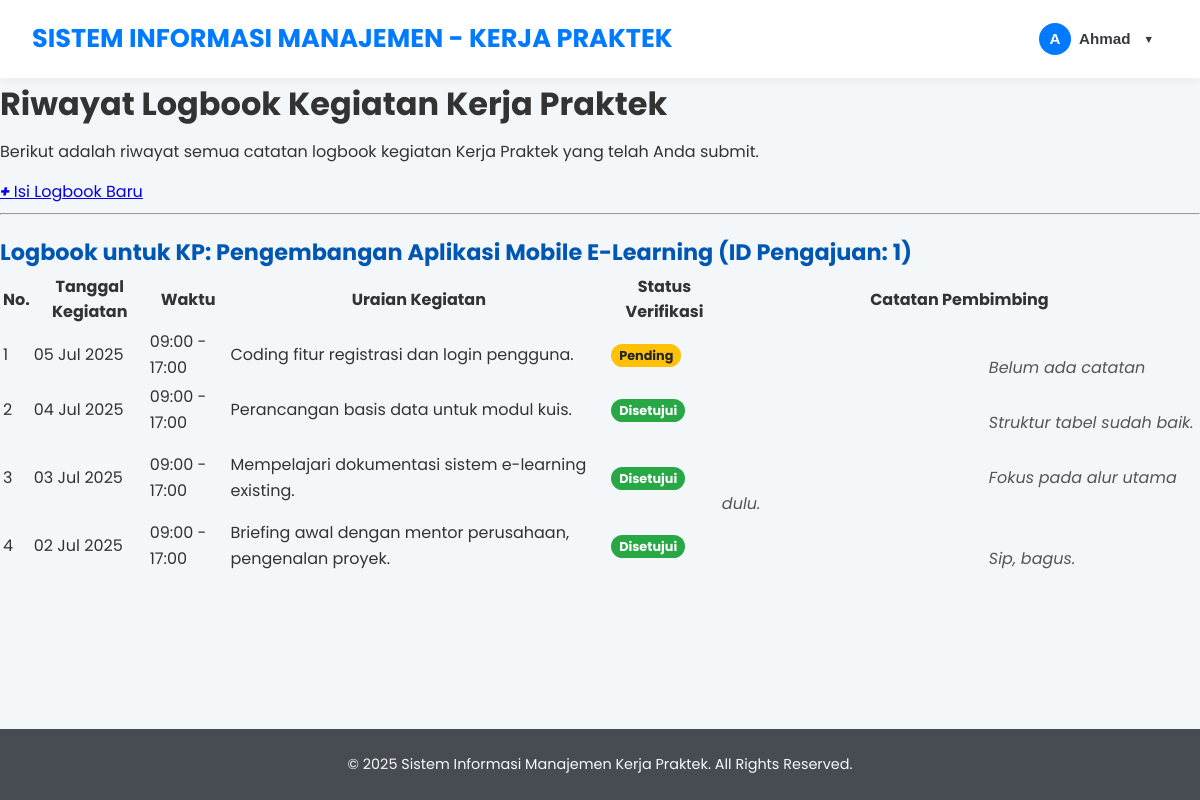
The app's page /mahasiswa/logbook_view.php (signed in) with its own data.
### tables this page shows
CREATE TABLE `logbook` (
  `id_logbook` int NOT NULL,
  `id_pengajuan` int NOT NULL,
  `tanggal_kegiatan` date NOT NULL,
  `jam_mulai` time DEFAULT NULL,
  `jam_selesai` time DEFAULT NULL,
  `uraian_kegiatan` text NOT NULL,
  `status_verifikasi_logbook` enum('pending','disetujui','revisi_minor','revisi_mayor') DEFAULT 'pending',
  `catatan_pembimbing_logbook` text,
  `created_at` timestamp NOT NULL DEFAULT CURRENT_TIMESTAMP,
  `updated_at` timestamp NOT NULL DEFAULT CURRENT_TIMESTAMP ON UPDATE CURRENT_TIMESTAMP
);

### mahasiswa/logbook_view.php (the view, shortened to what this page needs)
<?php
$nim_mahasiswa = $_SESSION['user_id'];
$error_message = '';
$logbook_entries_by_kp = [];
require_once '../config/db_connect.php';
if ($conn && ($conn instanceof mysqli)) {
    $sql = "SELECT
                l.id_logbook,
                l.id_pengajuan,
                pk.judul_kp,
                l.tanggal_kegiatan,
                l.jam_mulai,
                l.jam_selesai,
                l.uraian_kegiatan,
                l.status_verifikasi_logbook,
                l.catatan_pembimbing_logbook,
                l.created_at AS tanggal_submit_logbook
            FROM logbook l
            JOIN pengajuan_kp pk ON l.id_pengajuan = pk.id_pengajuan
            WHERE pk.nim = ?
            ORDER BY pk.id_pengajuan DESC, l.tanggal_kegiatan DESC, l.jam_mulai DESC";
    $stmt = $conn->prepare($sql);
    if ($stmt) {
        $stmt->bind_param("s", $nim_mahasiswa);
        $stmt->execute();
        $result = $stmt->get_result();
        if ($result->num_rows > 0) {
            while ($row = $result->fetch_assoc()) {
                $logbook_entries_by_kp[$row['id_pengajuan']]['judul_kp'] = $row['judul_kp'];
                $logbook_entries_by_kp[$row['id_pengajuan']]['entries'][] = $row;
            }
        }
    } else {
        $error_message = "Gagal menyiapkan query untuk mengambil data logbook: " . (($conn->error) ? htmlspecialchars($conn->error) : "Kesalahan tidak diketahui.");
    }
} else {
    $error_message = "Koneksi database gagal atau tidak valid.";
}
$page_title = "Riwayat Logbook Kegiatan Kerja Praktek";
require_once '../includes/header.php';
?>
<div class="page-layout-wrapper">
    <main class="main-content-area">
        <div class="list-container logbook-view-container">
            <h1><?php echo htmlspecialchars($page_title); ?></h1>
            <p>Berikut adalah riwayat semua catatan logbook kegiatan Kerja Praktek yang telah Anda submit.</p>
            <a href="/KP/mahasiswa/logbook_form.php" class="btn btn-primary mb-3"><i class="icon-plus"></i> Isi Logbook Baru</a>
            <hr>
            <?php if (empty($logbook_entries_by_kp) && empty($error_message)): ?>
                <div class="message info">
                    <p>Anda belum memiliki riwayat catatan logbook.</p>
                    <p>Silakan isi logbook kegiatan Anda melalui form yang tersedia.</p>
                </div>
            <?php elseif (!empty($logbook_entries_by_kp)): ?>
                <?php foreach ($logbook_entries_by_kp as $id_kp => $data_kp): ?>
                    <div class="kp-logbook-group card mb-4">
                        <div class="card-header">
                            <h3>Logbook untuk KP: <?php echo htmlspecialchars($data_kp['judul_kp']); ?> (ID Pengajuan: <?php echo $id_kp; ?>)</h3>
                        </div>
                        <div class="card-body">
                            <?php if (empty($data_kp['entries'])): ?>
                                <p>Belum ada entri logbook untuk KP ini.</p>
                            <?php else: ?>
                                <div class="table-responsive">
                                    <table class="data-table logbook-table">
                                        <thead>
                                            <tr>
                                                <th>No.</th>
                                                <th>Tanggal Kegiatan</th>
                                                <th>Waktu</th>
                                                <th>Uraian Kegiatan</th>
                                                <th>Status Verifikasi</th>
                                                <th>Catatan Pembimbing</th>
                                            </tr>
                                        </thead>
                                        <tbody>
                                            <?php $entry_counter = 1; ?>
                                            <?php foreach ($data_kp['entries'] as $entry): ?>
                                                <tr>
                                                    <td><?php echo $entry_counter++; ?></td>
                                                    <td><?php echo date("d M Y", strtotime($entry['tanggal_kegiatan'])); ?></td>
                                                    <td>
                                                        <?php
                                                        if ($entry['jam_mulai'] && $entry['jam_selesai']) {
                                                            echo date("H:i", strtotime($entry['jam_mulai'])) . " - " . date("H:i", strtotime($entry['jam_selesai']));
                                                        } elseif ($entry['jam_mulai']) {
                                                            echo date("H:i", strtotime($entry['jam_mulai'])) . " - (Selesai tidak dicatat)";
                                                        } else {
                                                            echo "-";
                                                        }
                                                        ?>
                                                    </td>
                                                    <td class="uraian-kegiatan-cell"><?php echo nl2br(htmlspecialchars($entry['uraian_kegiatan'])); ?></td>
                                                    <td>
                                                        <span class="status-logbook status-logbook-<?php echo strtolower(str_replace([' ', '_'], '-', $entry['status_verifikasi_logbook'])); ?>">
                                                            <?php echo ucfirst(str_replace('_', ' ', htmlspecialchars($entry['status_verifikasi_logbook']))); ?>
                                                        </span>
                                                    </td>
                                                    <td class="catatan-pembimbing-cell">
                                                        <?php echo $entry['catatan_pembimbing_logbook'] ? nl2br(htmlspecialchars($entry['catatan_pembimbing_logbook'])) : '<em>Belum ada catatan</em>'; ?>
                                                    </td>
                                                </tr>
                                            <?php endforeach; ?>
                                        </tbody>
                                    </table>
                                </div>
                            <?php endif; ?>
                        </div>
                    </div>
                <?php endforeach; ?>
            <?php endif; ?>
        </div>
    </main>
</div>
<?php
require_once '../includes/footer.php';
?>

### includes/header.php (style rules this page uses)
:root { --primary-color: #007BFF; --primary-hover: #0056b3; --secondary-color: #6c757d; --dark-color: #343a40; --light-color: #f8f9fa; --background-color: #f4f7f9; --text-color: #333; --border-color: #dee2e6; --card-shadow: 0 4px 15px rgba(0,0,0,0.06); --border-radius: 12px; }
* { box-sizing: border-box; }
body, h1, h2, h3, h4, h5, h6, p, ul, ol { margin: 0; padding: 0; }
body { font-family: 'Poppins', sans-serif; line-height: 1.6; background-color: var(--background-color); color: var(--text-color); display: flex; flex-direction: column; min-height: 100vh; }

### mahasiswa/logbook_view.php (style rules this page uses)
.logbook-view-container h1 { margin-top: 0; margin-bottom: 10px; }
.logbook-view-container hr { margin-bottom: 20px; }
.logbook-view-container p { margin-bottom: 15px; }
.btn.mb-3 { margin-bottom: 1rem !important; }
.icon-plus::before { content: "+ "; font-weight: bold; }
.kp-logbook-group.card { margin-bottom: 30px; }
.kp-logbook-group .card-header h3 { margin: 0; font-size: 1.4em; color: #0056b3; }
.logbook-table td.uraian-kegiatan-cell { white-space: pre-wrap; min-width: 250px; }
.logbook-table td.catatan-pembimbing-cell { white-space: pre-wrap; font-style: italic; color: #555; min-width: 200px; }
.status-logbook { padding: 3px 8px; border-radius: 12px; font-size: 0.8em; font-weight: bold; color: #212529; white-space: nowrap; }
.status-logbook-pending { background-color: #ffc107; }
.status-logbook-disetujui { background-color: #28a745; color: #fff; }

### records on screen
logbook: tanggal_kegiatan "05 Jul 2025", jam_mulai "09:00", jam_selesai "17:00", uraian_kegiatan "Coding fitur registrasi dan login pengguna.", status_verifikasi_logbook "Pending", shows "Belum ada catatan"
logbook: tanggal_kegiatan "04 Jul 2025", jam_mulai "09:00", jam_selesai "17:00", uraian_kegiatan "Perancangan basis data untuk modul kuis.", status_verifikasi_logbook "Disetujui", catatan_pembimbing_logbook "Struktur tabel sudah baik.…"
logbook: tanggal_kegiatan "03 Jul 2025", jam_mulai "09:00", jam_selesai "17:00", uraian_kegiatan "Mempelajari dokumentasi sistem e-learning existing.", status_verifikasi_logbook "Disetujui", catatan_pembimbing_logbook "Fokus pada alur utama dulu."
logbook: tanggal_kegiatan "02 Jul 2025", jam_mulai "09:00", jam_selesai "17:00", uraian_kegiatan "Briefing awal dengan mentor perusahaan, pengenalan proyek.", status_verifikasi_logbook "Disetujui", catatan_pembimbing_logbook "Sip, bagus.…"

### other values on screen
substr($user_nama, 0, 1) "A"
explode(' ', $user_nama)[0] "Ahmad"
$page_title "Riwayat Logbook Kegiatan Kerja Praktek"
$data_kp['judul_kp'] "Pengembangan Aplikasi Mobile E-Learning"
$id_kp "1"
